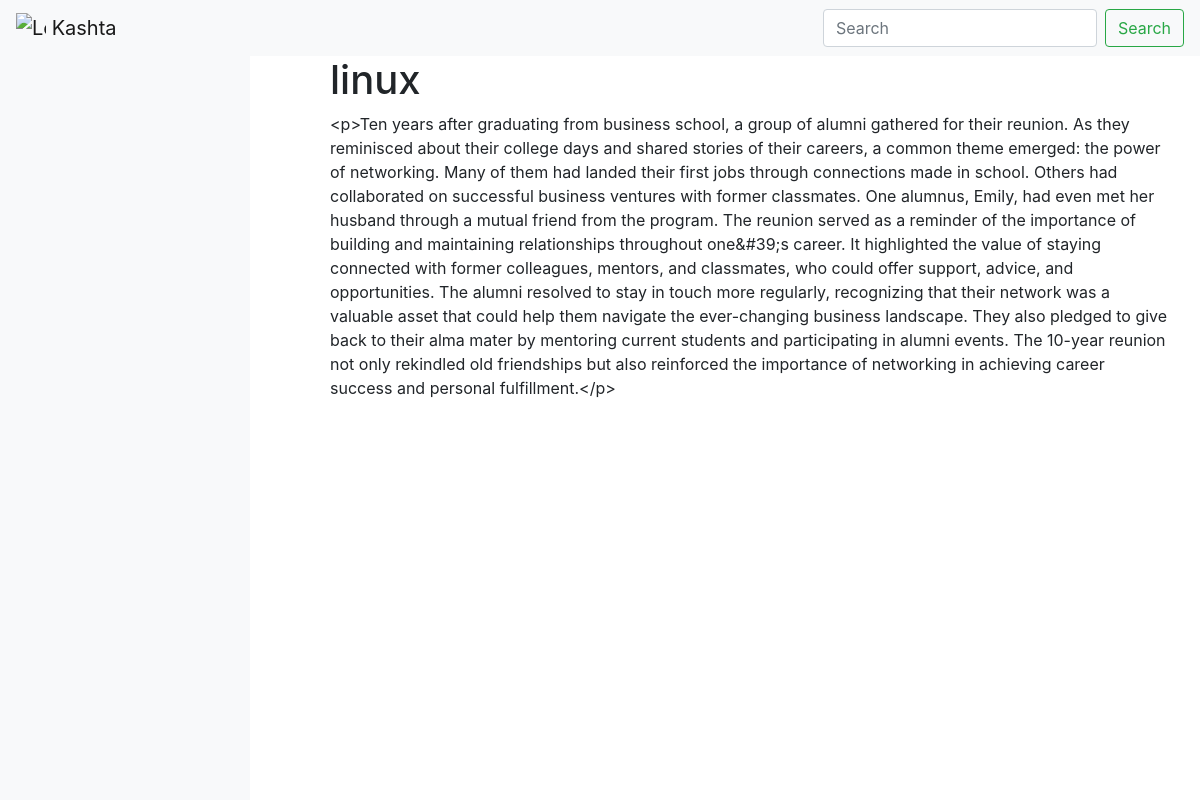
Screenshot of /articles/article/3/ with the database file from the repository.
### articles/models.py (models this page shows, shortened)
class Article(models.Model):
    topic = models.ForeignKey(Topic, on_delete=models.CASCADE, related_name='articles', )
    title = models.CharField(max_length=200, default="")
    summary = models.TextField(default='Default summary')
    content = RichTextField()
    published_date = models.DateTimeField(auto_now_add=True)
    view_count = models.IntegerField(default=0)

### articles/views.py (the view)
# urls.py: path('article/<int:pk>/', views.article_detail, name='article_detail'),
def article_detail(request, pk):
    article = get_object_or_404(Article, pk=pk)
    return render(request, 'articles/article_detail.html', {'article': article})

### articles/templates/articles/article_detail.html
{% extends 'website/base.html' %}
{% block content %}
<div class="container">
    <div class="row">
        <div class="col-md-12">
            <h1>{{ article.title }}</h1>
            <p>{{ article.content }}</p>
        </div>
    </div>
</div>
{% endblock %}

### static/css/style.css (style rules this page uses)
body { padding-top: 56px; }

### rows the page displays
Article: title "linux", content "<p>Ten years after graduating from business school, a group of alumni gathered for their reunion. As they reminisced about their college days and shared stories of their careers, a common theme emerged: the power of networking. Many of them had landed their first jobs through connections made in school. Others had collaborated on successful business ventures with former classmates. One alumnus, Emily, had even met her husband through a mutual friend from the program. The reunion served as a reminder of the importance of building and maintaining relationships throughout one&#39;s career. It highlighted the value of staying connected with former colleagues, mentors, and classmates, who could…"
